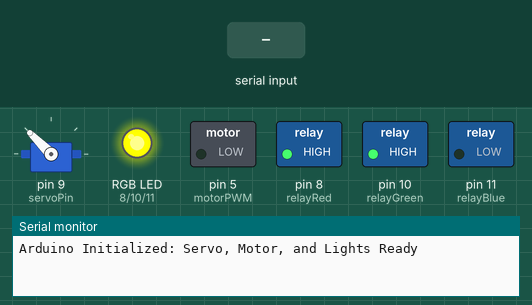
A sketch run on a simulated Arduino Uno, built with avr-gcc and run on an emulated ATmega328P. Shown: servo, switched loads named in the sketch (green lamp = pin HIGH), an RGB LED mixed from three pins (HIGH = lit), the last lines printed to the serial monitor. Inputs (shaded band) come from the test bench.

Above: at 1.2 s.
1.3 s: "R\n" received over Serial
At 2.1 s:
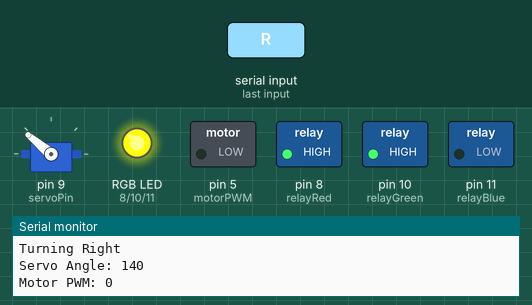
2.8 s: "F\n" received over Serial
At 3.2 s:
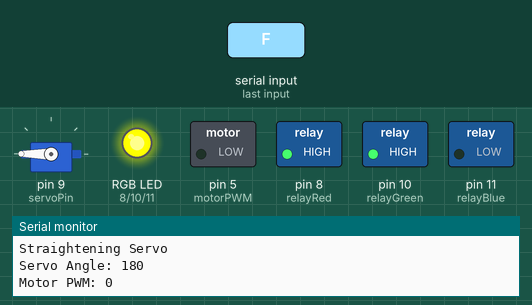
4.3 s: "L\n" received over Serial
At 5.5 s:
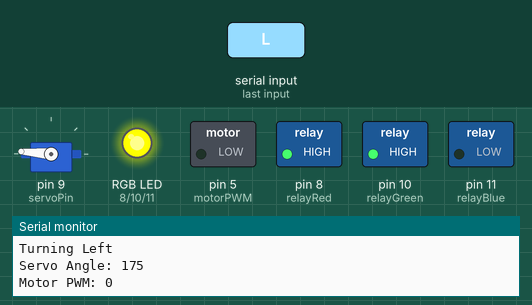
5.8 s: "P\n" received over Serial
At 6.7 s:
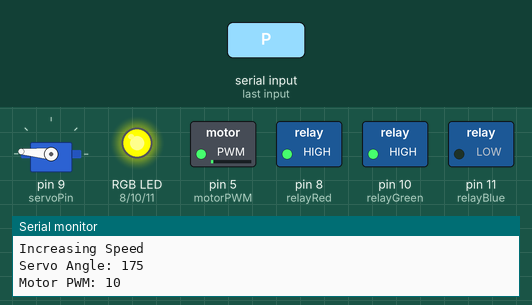
7.3 s: "REV\n" received over Serial
At 7.9 s:
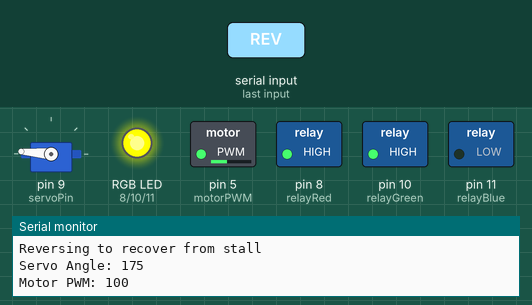
8.8 s: "B\n" received over Serial
At 10.2 s:
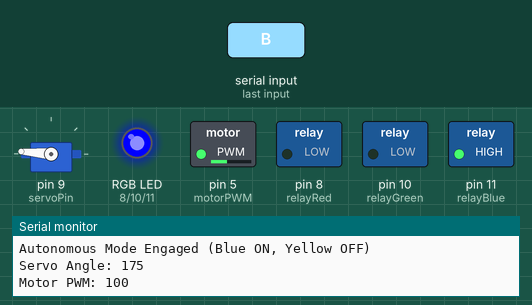
Timing chart, 0 to 11.3 s (numbered marks = the images above; inputs shaded):
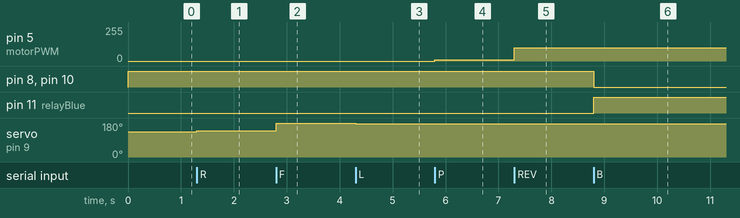

Measured:
- after the input at 1.3 s, servo on pin 9 (servoPin): 135° → 140° at once
- after the input at 2.8 s, servo on pin 9 (servoPin): 140° → 180° at once
- after the input at 4.3 s, servo on pin 9 (servoPin): 180° → 175° at once
- after the input at 5.8 s, pin 5 (motorPWM): 0/255 → 10/255 at once
- after the input at 7.3 s, pin 5 (motorPWM): 10/255 → 100/255 at once
- after the input at 8.8 s, pin 8 (relayRed), pin 10 (relayGreen): HIGH → LOW at once; pin 11 (relayBlue): LOW → HIGH at once

The sketch:

servo_with_lights.ino
```cpp
#include <Servo.h>

Servo myServo;
int servoPin = 9; // Servo control pin
int angle = 135;  // Default straight position
int stepSize = 5; // Step size for turning

int motorPWM = 5; // Motor PWM control pin
int pwmValue = 0; // Initial motor speed

// Relay Pins for RGB Lights
int relayBlue = 11;  // Blue light (Autonomous Mode)
int relayRed = 8;   // Red component
int relayGreen = 10; // Green component (Mixes with Red to make Yellow)

void setup() {
    Serial.begin(115200);
    myServo.attach(servoPin);
    myServo.write(angle); // Start with a straight servo

    pinMode(motorPWM, OUTPUT);
    analogWrite(motorPWM, pwmValue);

    pinMode(relayBlue, OUTPUT);
    pinMode(relayRed, OUTPUT);
    pinMode(relayGreen, OUTPUT);

    // Default: Manual Mode (Yellow = Red + Green ON)
    digitalWrite(relayBlue, LOW);
    digitalWrite(relayRed, HIGH);
    digitalWrite(relayGreen, HIGH);

    Serial.println("Arduino Initialized: Servo, Motor, and Lights Ready");
}

void loop() {
    if (Serial.available()) {
        String command = Serial.readStringUntil('\n'); // Read full command
        command.trim();  // Remove any trailing newlines or spaces

        if (command == "R") {
            angle = min(angle + stepSize, 270);
            Serial.println("Turning Right");
        }
        else if (command == "L") {
            angle = max(angle - stepSize, 0);
            Serial.println("Turning Left");
        }
        else if (command == "F") { // Reset to Straight Position
            angle = 180;
            Serial.println("Straightening Servo");
        }
        else if (command == "P") { // Increase PWM
            pwmValue = min(pwmValue + 10, 255);
            Serial.println("Increasing Speed");
        }
        else if (command == "S") { // Stop Immediately
            pwmValue = 0;
            Serial.println("Stopping: PWM set to 0");
        }
        else if (command == "REV") { // Reverse to recover from being stuck
            pwmValue = 100; // Reverse speed
            Serial.println("Reversing to recover from stall");
        }
        else if (command == "B") { // Enable Autonomous Mode (Blue Light ON, Yellow OFF)
            digitalWrite(relayBlue, HIGH);
            digitalWrite(relayRed, LOW);
            digitalWrite(relayGreen, LOW);
            Serial.println("Autonomous Mode Engaged (Blue ON, Yellow OFF)");
        }
        else if (command == "M") { // Enable Manual Mode (Yellow ON = Red + Green)
            digitalWrite(relayBlue, LOW);
            digitalWrite(relayRed, HIGH);
            digitalWrite(relayGreen, HIGH);
            Serial.println("Manual Mode Engaged (Yellow ON)");
        }
        else if (command == "X") { // Mission Complete (Green ON, Others OFF)
            digitalWrite(relayBlue, LOW);
            digitalWrite(relayRed, LOW);
            digitalWrite(relayGreen, HIGH);
            Serial.println("Mission Complete! (Green ON)");
        }
        else if (command == "O") { // Obstacle Detected (Red ON, Others OFF)
            digitalWrite(relayBlue, LOW);
            digitalWrite(relayRed, HIGH);
            digitalWrite(relayGreen, LOW);
            Serial.println("Obstacle Detected! (Red ON)");
        }
        else if (command == "C") { // Clear Obstacle (Back to Manual Mode - Yellow)
            digitalWrite(relayRed, HIGH);
            digitalWrite(relayGreen, HIGH);
            digitalWrite(relayBlue, LOW);
            Serial.println("Obstacle Cleared (Yellow ON)");
        }
        else if (command.startsWith("PWM:")) { // Handle PWM speed command
            pwmValue = command.substring(4).toInt();
            Serial.print("Setting Motor PWM: ");
            Serial.println(pwmValue);
        }
        else if (command == "0") {
            angle = max(0, 0);
            Serial.println("Turning Left");
        }
        else if (command == "U") { // Turn OFF all relays
            digitalWrite(relayBlue, LOW);
            digitalWrite(relayRed, LOW);
            digitalWrite(relayGreen, LOW);
            Serial.println("All Lights OFF");
        }

        myServo.write(angle);
        analogWrite(motorPWM, pwmValue);

        Serial.print("Servo Angle: ");
        Serial.println(angle);
        Serial.print("Motor PWM: ");
        Serial.println(pwmValue);
    }
}
```
